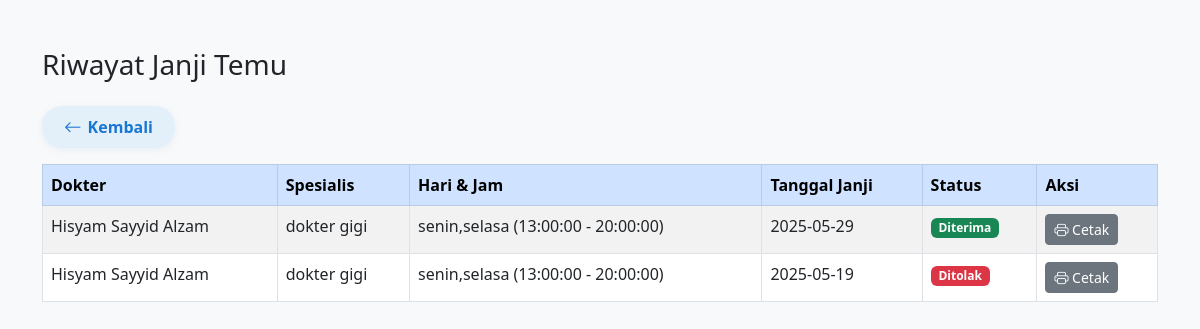
Page /riwayat_booking.php (signed in) on the committed database.
### tables this page shows
CREATE TABLE `booking` (
  `id` int(11) NOT NULL,
  `user_id` int(11) NOT NULL,
  `jadwal_id` int(11) NOT NULL,
  `tanggal` date NOT NULL,
  `jenis_layanan` enum('bpjs','nonbpjs') NOT NULL,
  `status` enum('Menunggu','Diterima','Ditolak') DEFAULT 'Menunggu'
);

CREATE TABLE `dokter` (
  `id` int(11) NOT NULL,
  `nama` varchar(100) DEFAULT NULL,
  `spesialis` varchar(100) DEFAULT NULL,
  `hari` varchar(50) DEFAULT NULL,
  `jam` varchar(50) DEFAULT NULL,
  `hari_praktik` varchar(50) DEFAULT NULL,
  `jam_praktik` varchar(50) DEFAULT NULL
);

CREATE TABLE `jadwal` (
  `id` int(11) NOT NULL,
  `dokter_id` int(11) NOT NULL,
  `hari` varchar(20) NOT NULL,
  `jam_mulai` time NOT NULL,
  `jam_selesai` time NOT NULL
);

### riwayat_booking.php (the view, shortened to what this page needs)
<?php
include 'koneksi.php';
$user_id = $_SESSION['user_id'];
$query = mysqli_query($conn, "
    SELECT b.id, d.nama AS nama_dokter, d.spesialis, j.hari, j.jam_mulai, j.jam_selesai, b.tanggal, b.status
    FROM booking b
    JOIN jadwal j ON b.jadwal_id = j.id
    JOIN dokter d ON j.dokter_id = d.id
    WHERE b.user_id = $user_id
    ORDER BY b.tanggal DESC
");
?>
<!DOCTYPE html>
<html lang="id">
<head>
    <link href="https://cdn.jsdelivr.net/npm/bootstrap@5.3.0/dist/css/bootstrap.min.css" rel="stylesheet">
    <link href="https://cdn.jsdelivr.net/npm/bootstrap-icons@1.10.5/font/bootstrap-icons.css" rel="stylesheet">
</head>
<body class="bg-light">
<div class="container mt-5">
    <h3 class="mb-4">Riwayat Janji Temu</h3>
    <a href="user_dashboard.php" class="btn-kembali mb-3">
        <i class="bi bi-arrow-left"></i> Kembali
    </a>
    <?php if (mysqli_num_rows($query) > 0): ?>
        <div class="table-responsive">
            <table class="table table-bordered table-striped">
                <thead class="table-primary">
                    <tr>
                        <th>Dokter</th>
                        <th>Spesialis</th>
                        <th>Hari & Jam</th>
                        <th>Tanggal Janji</th>
                        <th>Status</th>
                        <th>Aksi</th>
                    </tr>
                </thead>
                <tbody>
                <?php while ($row = mysqli_fetch_assoc($query)): ?>
                    <tr>
                        <td><?= htmlspecialchars($row['nama_dokter']) ?></td>
                        <td><?= htmlspecialchars($row['spesialis']) ?></td>
                        <td><?= htmlspecialchars($row['hari'] . ' (' . $row['jam_mulai'] . ' - ' . $row['jam_selesai'] . ')') ?></td>
                        <td><?= htmlspecialchars($row['tanggal']) ?></td>
                        <td>
                            <?php if ($row['status'] == 'Menunggu'): ?>
                                <span class="badge bg-warning text-dark">Menunggu</span>
                            <?php elseif ($row['status'] == 'Diterima'): ?>
                                <span class="badge bg-success">Diterima</span>
                            <?php else: ?>
                                <span class="badge bg-danger">Ditolak</span>
                            <?php endif; ?>
                        </td>
                        <td>
                            <a href="cetak_bukti.php?id=<?= $row['id'] ?>" class="btn btn-sm btn-secondary" target="_blank">
                                <i class="bi bi-printer"></i> Cetak
                            </a>
                        </td>
                    </tr>
                <?php endwhile; ?>
                </tbody>
            </table>
        </div>
    <?php else: ?>
        <div class="alert alert-info">Belum ada riwayat booking.</div>
    <?php endif; ?>
</div>
</body>
</html>

### riwayat_booking.php (style rules this page uses)
.btn-kembali { background-color: #e3f0fa; color: #1976d2; border: none; border-radius: 20px; padding: 8px 22px; font-weight: 600; transition: background 0.2s; display: inline-flex; align-items: center; gap: 6px; box-shadow: 0 2px 8px rgba(25, 118, 210, 0.07); text-decoration: none; }
.btn-kembali i { font-size: 1.1em; }

### rows in the picture
booking: dokter.nama "Hisyam Sayyid Alzam", dokter.spesialis "dokter gigi", jadwal.jam_selesai "senin,selasa (13:00:00 - 20:00:00)", tanggal "2025-05-29", status "Diterima"
booking: dokter.nama "Hisyam Sayyid Alzam", dokter.spesialis "dokter gigi", jadwal.jam_selesai "senin,selasa (13:00:00 - 20:00:00)", tanggal "2025-05-19", status "Ditolak"
